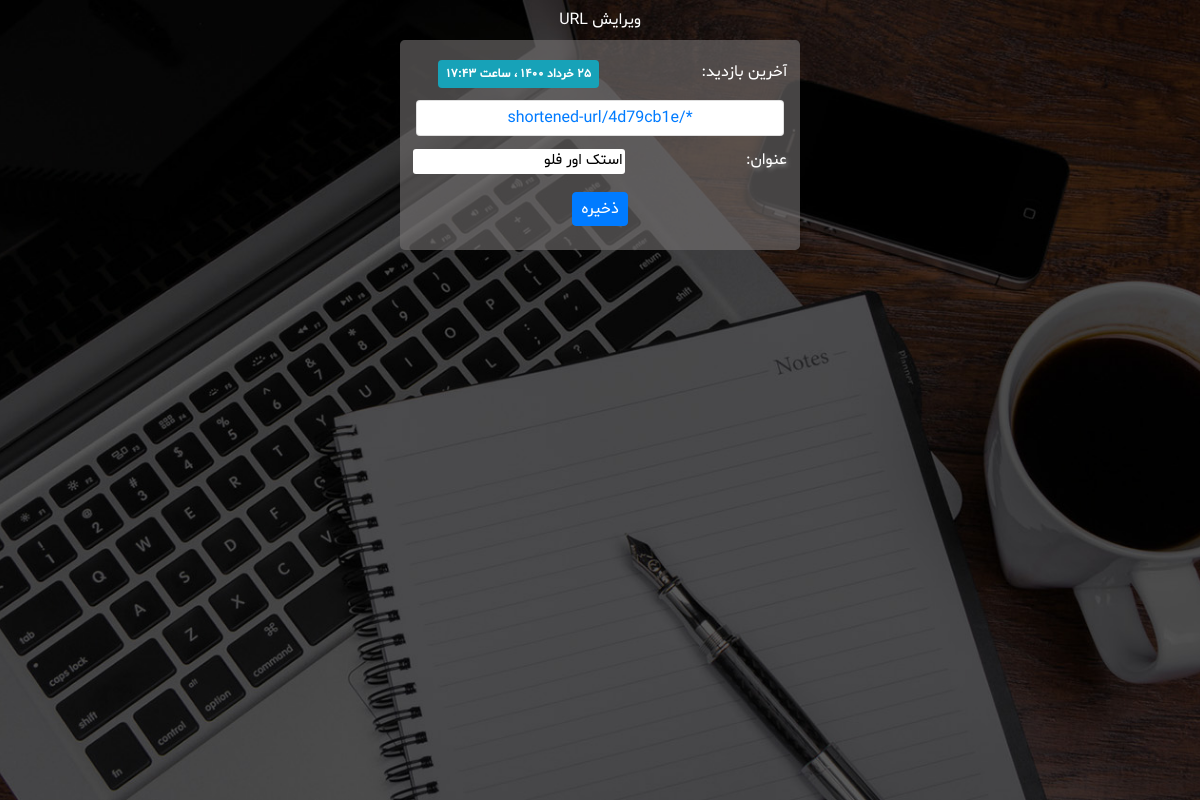
Page /edit-url/4d79cb1e?next=/ (signed in) on the committed database.
### URLshortener/models.py (models this page shows, shortened)
class URL(models.Model):
    label = models.CharField(blank=True, max_length=30, verbose_name='عنوان')
    address = models.URLField(max_length=512, verbose_name='نشانی اینترنتی')
    slug = models.SlugField(max_length=8, unique=True, verbose_name='اسلاگ')
    visits = models.PositiveIntegerField(default=0, verbose_name='تعداد بازدید ها')
    created = models.DateTimeField(auto_now_add=True, verbose_name='تاریخ ایجاد')
    last_visit = models.DateTimeField(default=timezone.now, verbose_name='آخرین بازدید')
    author = models.ForeignKey(User, on_delete=models.CASCADE, related_name='urls',
                               verbose_name='ایجاد کننده')
    def last_visit_jalali(self):
        return datetime_to_jalali_str(self.last_visit)
    last_visit_jalali.short_description = 'آخرین بازدید'
    def created_jalali(self):
        return datetime_to_jalali_str(self.created)
    created_jalali.short_description = 'تاریخ ایجاد'
    def __str__(self):
        host = settings.ALLOWED_HOSTS[0] if settings.ALLOWED_HOSTS else 'localhost:8000'
        return '{}/shortened-url/{}'.format(host, self.slug)
    class Meta:
        verbose_name = 'نشانی اینترنتی'
        verbose_name_plural = 'نشانی های اینترنتی'

### URLshortener/views.py (the view, shortened to what this page needs)
# urls.py: path('edit-url/<slug:slug>', views.EditURLView.as_view(), name='edit-url'),
class EditURLView(LoginRequiredMixin, UpdateView):
    template_name = 'URLshortener/edit_url.html'
    model = URL
    fields = ['label']
    def get_object(self):
        return get_object_or_404(URL, slug=self.kwargs['slug'], author=self.request.user)

### extensions/jalali.py (called while the page is built)
    def persian_tuple(self):
        return self.persian_year, self.persian_month, self.persian_day

### extensions/time_utils.py (called while the page is built)
def numbers_to_persian(string):
    en_to_fa = {
        '0': '۰',
        '1': '۱',
        '2': '۲',
        '3': '۳',
        '4': '۴',
        '5': '۵',
        '6': '۶',
        '7': '۷',
        '8': '۸',
        '9': '۹',
    }
    for en, fa in en_to_fa.items():
        string = string.replace(en, fa)
    return string

def datetime_to_jalali_str(time):
    jalali_month = (
        'فروردین',
        'اردیبهشت',
        'خرداد',
        'تیر',
        'مرداد',
        'شهریور',
        'مهر',
        'آبان',
        'آذر',
        'دی',
        'بهمن',
        'اسفند'
    )
    time = timezone.localtime(time)
    year, month, day = jalali.Gregorian(time.year, time.month, time.day).persian_tuple()
    jalali_to_str = '{} {} {} ، ساعت {:02d}:{:02d}'.format(
        day,
        jalali_month[month-1],
        year,
        time.hour,
        time.minute
    )
    return numbers_to_persian(jalali_to_str)

### templates/URLshortener/edit_url.html (shortened to what this page needs)
{% extends 'URLshortener/base_form.html' %}
{% load static %}
{% block form_title %} ویرایش URL {% endblock %}
{% block form_id %}edit-url{% endblock %}
{% block form_action %}{% url 'URLshortener:edit-url' form.instance.slug %}?next={{request.GET.next}}{% endblock %}
{% block submit_value %} ذخیره {% endblock %}
{% block info %}
    <div class='row p-1'>
        <div class='col-sm-5 text-right text-white px-2'>آخرین بازدید:</div>
        <div class='col-sm-7 text-center px-2'>
            <span class='badge badge-info p-2'>{{ form.instance.last_visit_jalali }}</span>
        </div>
    </div>
    <div class='text-center card p-1 my-2'>
        <a class='btn btn-link btn-block p-0 m-0' href="{% url 'URLshortener:shortened-url' form.instance.slug %}">
            {{ form.instance }}
        </a>
    </div>
{% endblock %}

### templates/URLshortener/base_form.html (shortened to what this page needs)
<!DOCTYPE html>
{% load static %}
<html>
<head>
    <link rel="stylesheet" href="https://maxcdn.bootstrapcdn.com/bootstrap/4.5.2/css/bootstrap.min.css">
	<link rel='stylesheet' href="{% static 'URLshortener/css/fonts.css' %}">
	<link rel='stylesheet' href="{% static 'URLshortener/css/base_form.css' %}">
</head>
<body>
	<main>
		<div class='text-white text-center p-2 container'>{% block form_title %} {% endblock %}</div>
		<div class='form-div p-2 mx-auto rounded-lg'>
		{% block form_body %}
			<form id='{% block form_id %}{% endblock %}' class='mx-auto p-2'
				method='post' action="{% block form_action %}{% endblock %}"
				enctype="{% block form_enctype %}application/x-www-form-urlencoded{% endblock %}">
				{% block info %}
				{% endblock %}
				{% for field in form.visible_fields %}
					<div class='row p-1'>
						<div class='col-sm-5 text-right px-2'>{{ field.label_tag }}</div>
						<div class='col-sm-7 text-center px-2'>{{ field }}</div>
					</div>
				{% endfor %}
				<div class='text-center p-2'>
					{% block submit_btn %}
					<button id='submit' type='submit' class='btn btn-primary py-1 px-2'>
						{% block submit_value %}{% endblock %}
					</button>
					{% endblock %}
				</div>
			</form>
		{% endblock %}
		</div>
	</main>
</body>
</html>

### static/URLshortener/css/base_form.css (style rules this page uses)
body { direction: rtl; font-family: Shabnam; }
main { background-image: url('../images/site_bg.jpg'); background-size: cover; background-repeat: no-repeat; background-position: center; min-height: 100vh; }
div.form-div { max-width: 400px; background-color: #7471719a; }
div.form-div label { color: white; text-shadow: 2px 2px 4px grey; }
input, textarea { width: 100%; font-size: 15px; border: none; border-radius: 3px; }

### rows in the picture
URL: instance.last_visit_jalali "۲۵ خرداد ۱۴۰۰ ، ساعت ۱۷:۴۳", instance "*/shortened-url/4d79cb1e", visible_fields "استک اور فلو"

### other values in the picture
{{ field.label_tag }} "عنوان:"
